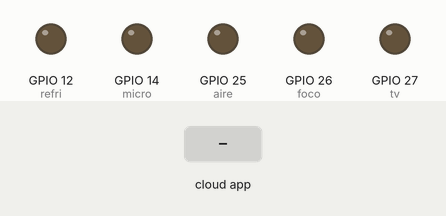
Bench run of a sketch on a simulated ESP32. Parts: output pins drawn as LEDs (lit = HIGH). The inputs (shaded band) are chosen by the test bench. WiFi joins after 1.5 s; servers stay silent unless stated; the Firebase database answers and starts empty.

Above: at 2.7 s.
2.8 s: the phone or cloud app sets E_Focos to 1
At 4.5 s:
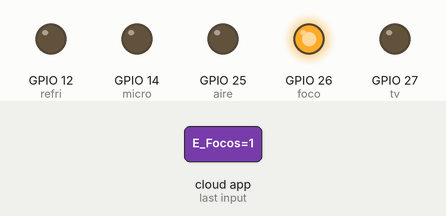
4.8 s: the phone or cloud app sets E_Refri to 1
At 5.9 s:
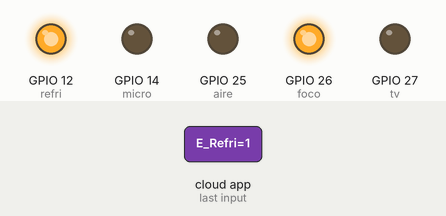
6.4 s: the phone or cloud app sets E_Micro to 1
At 7.4 s:
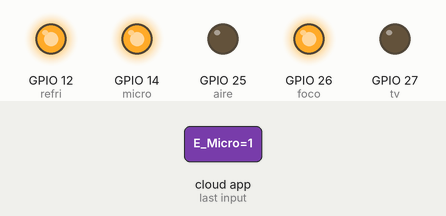
8.3 s: the phone or cloud app sets E_Tv to 1
At 10.2 s:
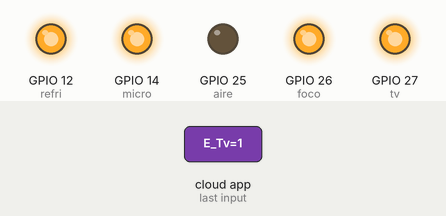
10.5 s: the phone or cloud app sets E_Aire to 1
At 12.2 s:
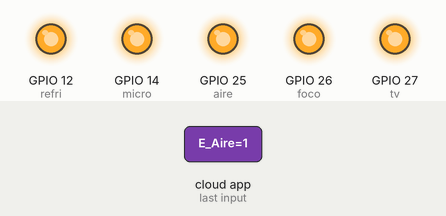
13.0 s: the phone or cloud app sets E_Focos to 0
At 15.7 s:
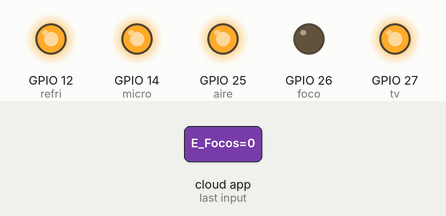
Timing chart, 0 to 16.9 s (numbered marks = the images above; inputs shaded):
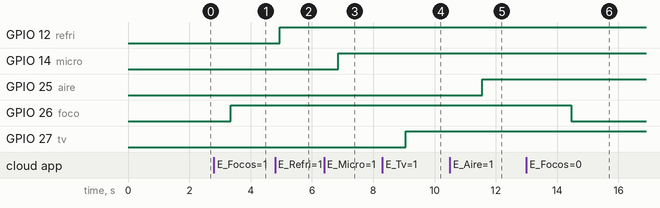

The sketch:

baseDatosElectr_nicos.ino
```cpp
//Incluir librerias para funcionamiento del código.
#include <WiFi.h>
#include <PubSubClient.h>
#include <Firebase_ESP_Client.h>
#include <addons/TokenHelper.h>

//Da el token generation process info.
#include "addons/TokenHelper.h"
//Da el RTDB payload printing info and other helper functions.
#include "addons/RTDBHelper.h"

// Se pone la información de la red de internet a conectarse
#define WIFI_SSID "HackPuebla101"
#define WIFI_PASSWORD "nefer.aton.rure"

// Insert Firebase project API Key
#define API_KEY "AIzaSyBbuUlvoFJ3S6HQrB7NT3GtvKE4IRBcdkw"


// Insert RTDB URLefine the RTDB URL */
#define DATABASE_URL "https://carbon-footprint-856d0-default-rtdb.firebaseio.com"


//Define Firebase Data object
FirebaseData fbdo;

FirebaseAuth auth;
FirebaseConfig config;
//Variables for Firebase
unsigned long sendDataPrevMillis = 0;
float floatValue;
bool signupOK = false;

//Variables para definir los pines de los electrónicos.
int refri = 12;
int micro = 14;
int tv = 27;
int foco = 26;
int aire = 25;


// Funciones que envian los datos al respectivo apartado del electrónico.
// El parámetro es el valor que se va a subir.
void sendValRefri(float count){
  Firebase.RTDB.setInt(&fbdo, "T-Systems/W_Refri", count);
}

void sendValMicro(float count){
  Firebase.RTDB.setInt(&fbdo, "T-Systems/W_Microondas", count);
}

void sendValTv(float count){
  Firebase.RTDB.setInt(&fbdo, "T-Systems/W_Tv", count);
}

void sendValFocos(float count){
  Firebase.RTDB.setInt(&fbdo, "T-Systems/W_Focos", count);

}

void sendValAire(float count){
  Firebase.RTDB.setInt(&fbdo, "T-Systems/W_Aire", count);
}

// Funciones que leen la energía del electrónico desde la base de datos.

float getValRefriW(){
  float focoW;
  if (Firebase.RTDB.getFloat(&fbdo, "T-Systems/W_Refri")) {
     focoW = fbdo.floatData();
     return focoW;
  }
}

float getValMicroW(){
  float focoW;
  if (Firebase.RTDB.getFloat(&fbdo, "T-Systems/W_Microondas")) {
     focoW = fbdo.floatData();
     return focoW;
  }
}

float getValTvW(){
  float focoW;
  if (Firebase.RTDB.getFloat(&fbdo, "T-Systems/W_Tv")) {
     focoW = fbdo.floatData();
     return focoW;
  }
}

float getValFocosW(){
  float focoW;
  if (Firebase.RTDB.getFloat(&fbdo, "T-Systems/W_Focos")) {
     focoW = fbdo.floatData();
     return focoW;

  }
}

float getValAireW(){
  float focoW;
  if (Firebase.RTDB.getFloat(&fbdo, "T-Systems/W_Aire")) {
     focoW = fbdo.floatData();
     return focoW;
  }
}

// Función que lee si se tiene encendido o apagago el electrónico.
String getValRefri(){
  String efoco;
  if (Firebase.RTDB.getString(&fbdo, "T-Systems/E_Refri")) {
     if (fbdo.dataType() == "string") {
       efoco = fbdo.stringData();
       return efoco;
     }
  }
}

String getValMicro(){
  String efoco;
  if (Firebase.RTDB.getString(&fbdo, "T-Systems/E_Micro")) {
     if (fbdo.dataType() == "string") {
       efoco = fbdo.stringData();
       return efoco;
     }
  }
}

String getValTv(){
  String efoco;
  if (Firebase.RTDB.getString(&fbdo, "T-Systems/E_Tv")) {
     if (fbdo.dataType() == "string") {
       efoco = fbdo.stringData();
       return efoco;
     }
  }
}
String getValFocos(){
  String efoco;
  if (Firebase.RTDB.getString(&fbdo, "T-Systems/E_Focos")) {
     if (fbdo.dataType() == "string") {
       efoco = fbdo.stringData();
       return efoco;
     }
  }
}

String getValAire(){
  String efoco;
  if (Firebase.RTDB.getString(&fbdo, "T-Systems/E_Aire")) {
     if (fbdo.dataType() == "string") {
       efoco = fbdo.stringData();
       return efoco;
     }
  }
}


void setup() {
  //Se conecta a internet
  WiFi.begin(WIFI_SSID, WIFI_PASSWORD);
  while (WiFi.status() != WL_CONNECTED){
    delay(100);
  }
  //Se conecta a Firebase
  config.api_key = API_KEY;
  config.database_url = DATABASE_URL;
  if (Firebase.signUp(&config, &auth, "", "")){
    signupOK = true;
  }
  config.token_status_callback = tokenStatusCallback; //see addons/TokenHelper.h
  Firebase.begin(&config, &auth);
  Firebase.reconnectWiFi(true);

  // Se declaran como salida los pines de los electrónicos.

  pinMode(refri, OUTPUT);
  pinMode(micro, OUTPUT);
  pinMode(tv, OUTPUT);
  pinMode(foco, OUTPUT);
  pinMode(aire, OUTPUT);
  Serial.begin(9600);
}

void loop() {

  //Se declaran las variables que tendrán el voltaje
  float foco_con, refri_con, micro_con, tv_con, aire_con;

  // Se ve si está prendido o apagado el electrónico según la base de datos.
  if (getValFocos() == "1"){//Si está prendido se suma la energía y se prende.
    digitalWrite(foco, HIGH);
    foco_con = getValFocosW(); //Se lee la variable en base de datos
    foco_con = foco_con+0.0002777; //Se le suma la energía  (el factor a sumar sería el que detecta el sensor)
    sendValFocos(foco_con);  //Se manda el dato actualizado a la base de datos

  }else{ //Si está apagado se apaga el electrónico
    digitalWrite(foco, LOW);

  }
  //Se hace exactamente lo mismo con los demás electrónicos.
  if (getValRefri() == "1"){
    digitalWrite(refri, HIGH);
    refri_con = getValRefriW();
    refri_con = refri_con+0.0011111;
    sendValRefri(refri_con);

  }else{
    digitalWrite(refri, LOW);

  }
  if (getValMicro() == "1"){
    digitalWrite(micro, HIGH);
    micro_con = getValMicroW();
    micro_con = micro_con+0.025;
    sendValMicro(micro_con);

  }else{
    digitalWrite(micro, LOW);

  }
  if (getValTv() == "1"){
    digitalWrite(tv, HIGH);
    tv_con = getValTvW();
    tv_con = tv_con+0.001944;
    sendValTv(tv_con);

  }else{
    digitalWrite(tv, LOW);

  }
  if (getValAire() == "1"){
    digitalWrite(aire, HIGH);
    aire_con = getValAireW();
    aire_con = aire_con+0.055555;
    sendValAire(aire_con);

  }else{
    digitalWrite(aire, LOW);

  }

  //Un pequenio delay
  delay(100);
}
```

Measured:
- after the input at 2.8 s, GPIO 26 (foco): LOW → HIGH after 0.55 s
- after the input at 4.8 s, GPIO 12 (refri): LOW → HIGH after 0.16 s
- after the input at 6.4 s, GPIO 14 (micro): LOW → HIGH after 0.46 s
- after the input at 8.3 s, GPIO 27 (tv): LOW → HIGH after 0.76 s
- after the input at 10.5 s, GPIO 25 (aire): LOW → HIGH after 1.1 s
- after the input at 13.0 s, GPIO 26 (foco): HIGH → LOW after 1.5 s
